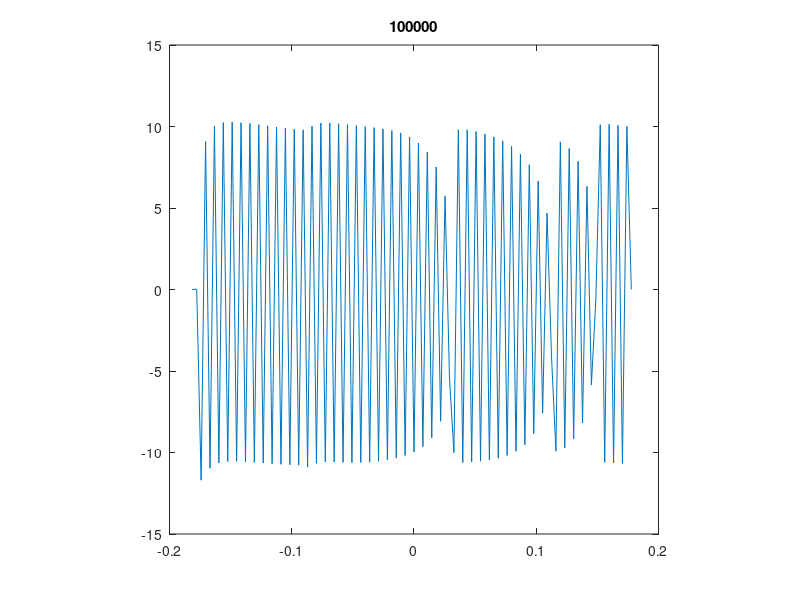

Here is the MATLAB script that generated this plot:
addpath(genpath('utils'))

aleph = 1.5;
beth = 1e-2;
L = 2*pi/(sqrt(2*aleph/beth));
N = 100;
dx = L/N;
x = (-N/2:N/2-1)*dx;
% spatial frequency grid
df = 1/L;
f = (-N/2:N/2-1)*df;

numIter = 1e5;

% initialize y
% y = sin(2*pi*x/L);
y = rand(size(x));
stepSize = 1*1e-2;

for k = 1:numIter
    
%     yx = ifftc( fftc(y) .* (-1i*2*pi*f) );
%     yxx = ifftc( fftc(y) .*(-1i*2*pi*f).^2 );
    yx = [0,diff(y)];
    yxx = [0,0,diff(y,2)];
    
    denom = sqrt(1+yx.^2);
    yGrad = -2*beth*y.*sqrt(1+yx.^2) + ...
        2*beth*y.*yx.^2 ./sqrt(1+yx.^2) - ...
        (aleph - beth * y.^2).*(yxx.*(1+yx.^2) - yx.^2)./...
        (1+yx.^2).^(3/2);
    yGrad = yGrad ./ denom.^2;
%     yGrad = -2*beth*y + ...
%              2*beth*y.*yx./(1+yx.^2) - ...
%             (aleph - beth * y.^2).*(yxx.*(1+yx.^2) - yx.^2)./...
%                                     (1+yx.^2).^(2); 
                                
    y = y - stepSize * yGrad;
    y(1) = 0;
    y(end) = 0;
%     y = y/max(y);
    
    if mod(k,numIter/10)==0
    figure(1)
    plot(x,real(y))
    axis square
    title(num2str(k))
    drawnow
    end
end